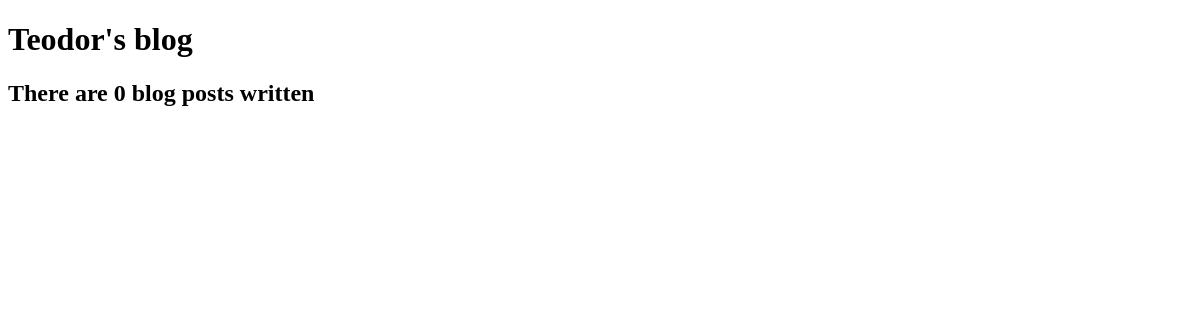
/blog/, run on an earlier commit of the app's database.
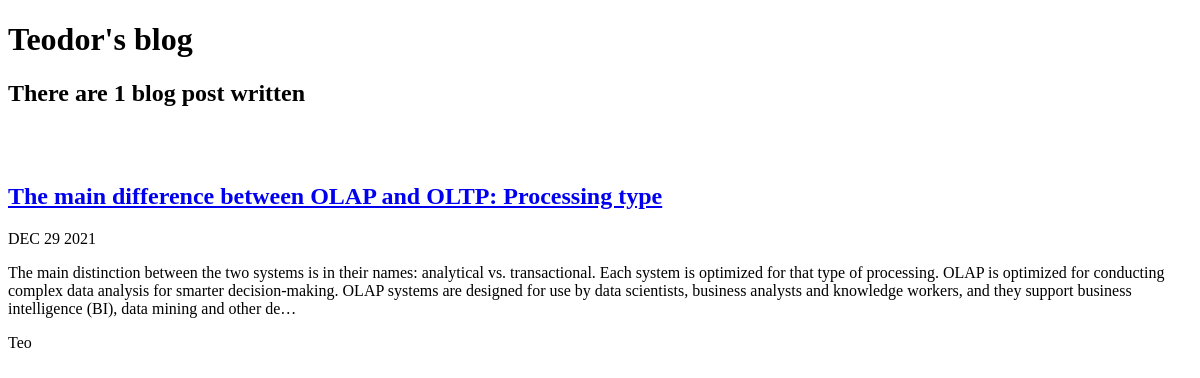
And on a later commit of the database.
### blog/models.py (models this page shows, shortened)
class Blog(models.Model):
    title = models.CharField(max_length=200)
    description = models.TextField()
    date = models.DateField()
    author = models.CharField(max_length=200)

### blog/views.py (the view)
# urls.py: path('', views.all_blogs, name='all_blogs'),
def all_blogs(request):
    posts = Blog.objects.order_by("-date")
    return render(request, 'blog/all_blogs.html', {'posts': posts})

### blog/templates/blog/all_blogs.html (shortened to what this page needs)
<!DOCTYPE html>
<html lang="en">
<head>
</head>
<body>
    <h1>Teodor's blog</h1>
    <h2>There are {{ posts.count }} blog post{{ posts.count|pluralize}} written</h2>
    <br><br>
    {% for post in  posts %}
    <a href="{% url 'blog:detail' post.id %}"><h2>{{ post.title}} </h2></a>
    <p>{{ post.date|date:'M d Y'|upper }}</p>
    <p> {{ post.description|striptags|truncatechars:400}}</p>
    <p> {{ post.author}}</p>
    {% endfor %}
</body>
</html>

What changed in the data, as far as the page shows it:
added Blog: title "The main difference between OLAP and OLTP: Processing type", date "DEC 29 2021", description "The main distinction between the two systems is in their names: analytical vs. transactional. Each system is optimized for that type of processing. OLAP is optimized for conducting complex data analysis for smarter decision-making. OLAP systems are designed for use by data scientists, business analysts and knowledge workers, and they support business intelligence (BI), data mining and other de…", author "Teo"
Also different on the page:
{{ posts.count }}: "0" → "1"
